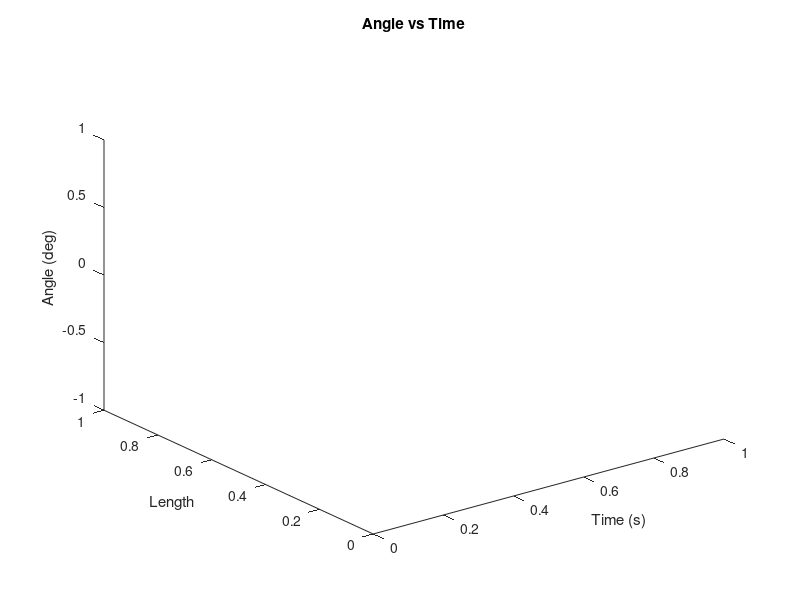
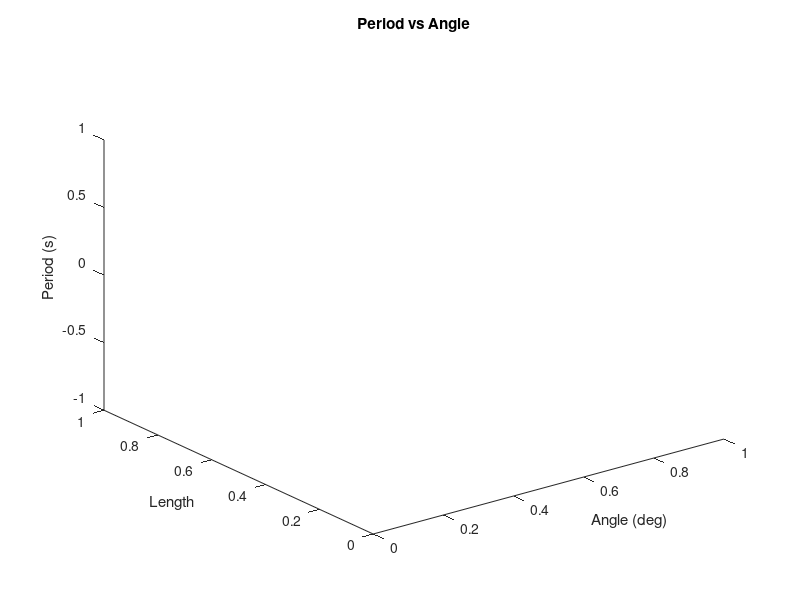
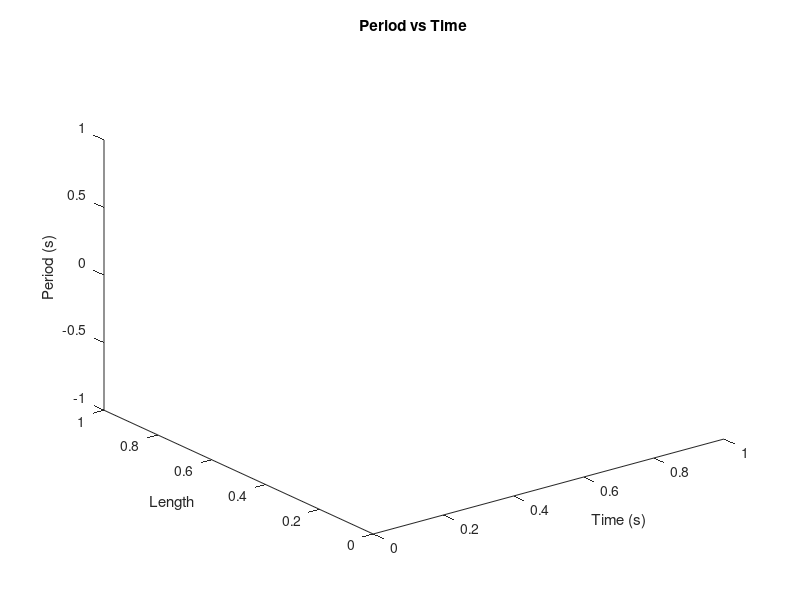

These figures' MATLAB source, in order: (Note: this script raises an error after producing the figures.)
% Script to Calculate Angle from a set of Time data
dates = {'Oct19sample', 'Oct20sample', 'Oct21sample', 'Oct22sample', 'Oct23sample'};
samples = [3 6 6 6 4];
names = cell(1, sum(samples));

% Create file names
i = 1;
for d = 1:numel(samples)
    for s = 1:samples(d)
        names(i) = strcat(dates(d), int2str(s));
        i = i+1;
    end
end

filename = struct;

type = zeros(size(names));
lastline = zeros(size(names)); %[1567 1568 1564 1564 1558 1568];
wid = 0.0277;
m = 1;
L =  zeros(size(names)); %[0.4087 0.4087 0.4087 0.4087 0.4087 0.4087];

% Set up figures
angvst = figure;
title('Angle vs Time');
xlabel('Time (s)');
ylabel('Length');
zlabel('Angle (deg)');
view(3);
hold on

pervsang = figure;
title('Period vs Angle');
xlabel('Angle (deg)');
ylabel('Length');
zlabel('Period (s)');
view(3);
hold on

pervstime = figure;
title('Period vs Time');
xlabel('Time (s)');
ylabel('Length');
zlabel('Period (s)');
view(3);
hold on

% Create output structures
theta = zeros(1117, sum(samples));
leng = zeros(1117, sum(samples));
t = zeros(1117, sum(samples));
T = zeros(558, sum(samples));

for i = 1:numel(lastline);
    fi = ['f' int2str(i)];
    filename.(fi) = strcat('Data/', names(i), '.csv');
    
    % Read info
    type(i) = csvread(filename.(fi){1}, 1, 3, [1 3 1 3]);
    L(i) = csvread(filename.(fi){1}, 1, 4, [1 4 1 4]);
    lastline(i) = csvread(filename.(fi){1}, 1, 5, [1 5 1 5]);
    
    ti = csvread(filename.(fi){1}, 1, 0, [1 0 lastline(i) 0]); % Time
    state = csvread(filename.(fi){1}, 1, 1, [1 1 lastline(i) 1]); % State
    Ti = csvread(filename.(fi){1}, 1, 2, [1 2 lastline(i) 2]); % Period

    % Calculate v
    dt = diff(ti);
    v = wid./ dt(1:2:end);

    % Calculate E
    E = 0.5*m.*v.^2;

    % Calculate h
    h = E./m./9.8;

    % Calculate angle
    thetai = acos(1 - h./L(i))/pi*180;

    % Store Output
    ti = ti(1:2:end-1);
    t(1:numel(ti), i) = ti;
    t(t(:,i)==0,i) = ti(end);
    
    theta(1:numel(thetai), i) = thetai;
    theta(theta(:,i)==0,i) = thetai(end);
    
    Ti = Ti(5:4:end-1);
    T(1:numel(Ti), i) = Ti;
    T(T(:,i)==0,i) = Ti(end);
    
    % Plot output
    leng(:,i) = zeros(1117,1) + L(i);
    
%     figure(angvst);
%     plot3(ti(1:2:end-1), leng, thetai);
% 
%     figure(pervsang);
%     plot3(thetai(3:2:end),leng(3:2:end),Ti(5:4:end-1));
%     
%     figure(pervstime);
%     plot3(ti(5:4:end-1),leng(3:2:end),Ti(5:4:end-1));
end

% Create Legend
leg = cell(size(names));
leg(type == 0) = {'Wood'};
leg(type == 1) = {'Aluminum'};
leg(type == 2) = {'Copper'};


% Format Graphs 
figure(angvst);
for ty = 0:2
    plot3(t(:,type==ty), leng(:,type==ty), theta(:,type==ty));
end
% legend(leg);
legend('wood', 'alum', 'copper');

figure(pervsang);
for ty = 0:2
    plot3(theta(3:2:end,type==ty), leng(3:2:end,type==ty), T(:,type==ty));
end
% legend(leg);
legend('wood', 'alum', 'copper');

figure(pervstime);
for ty = 0:2
    plot3(t(3:2:end,type==ty), leng(3:2:end,type==ty), T(:,type==ty));
end
% legend(leg);
legend('wood', 'alum', 'copper');
